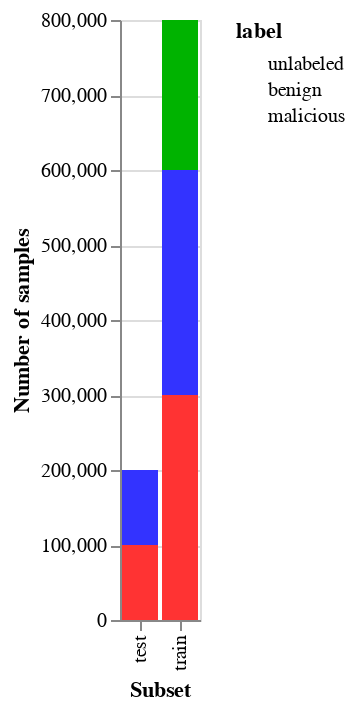

Notebook source saved alongside this figure:
### Code cell
plotdf = emberdf.copy()
gbdf = plotdf.groupby(["label", "subset"]).count().reset_index()
alt.Chart(gbdf).mark_bar().encode(
    alt.X('subset:O', axis=alt.Axis(title='Subset')),
    alt.Y('sum(sha256):Q', axis=alt.Axis(title='Number of samples')),
    alt.Color('label:N', scale=alt.Scale(range=[green_unlabled, blue_benign, red_malicous]), legend=alt.Legend(values=["unlabeled", "benign", "malicious"]))
)

### Figure 1 — Vega-Lite specification as saved in the notebook (floating-point values rounded to 4 significant figures)
{"config": {"view": {"continuousWidth": 400, "continuousHeight": 300}}, "data": {"name": "data-7e13dd54bc8a1e4dcd9e783efd3ade07"}, "mark": "bar", "encoding": {"color": {"field": "label", "legend": {"values": ["unlabeled", "benign", "malicious"]}, "scale": {"range": ["#00b300", "#3333ff", "#ff3333"]}, "type": "nominal"}, "x": {"axis": {"title": "Subset"}, "field": "subset", "type": "ordinal"}, "y": {"aggregate": "sum", "axis": {"title": "Number of samples"}, "field": "sha256", "type": "quantitative"}}, "$schema": "https://vega.github.io/schema/vega-lite/v4.17.0.json", "datasets": {"data-7e13dd54bc8a1e4dcd9e783efd3ade07": [{"label": -1, "subset": "train", "sha256": 200000, "appeared": 200000, "avclass": 96433}, {"label": 0, "subset": "test", "sha256": 100000, "appeared": 100000, "avclass": 0}, {"label": 0, "subset": "train", "sha256": 300000, "appeared": 300000, "avclass": 0}, {"label": 1, "subset": "test", "sha256": 100000, "appeared": 100000, "avclass": 99321}, {"label": 1, "subset": "train", "sha256": 300000, "appeared": 300000, "avclass": 289246}]}}
